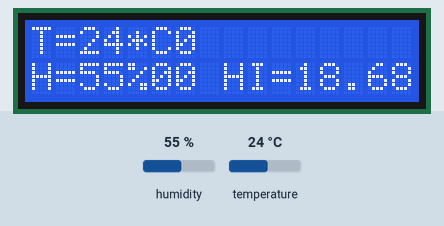
Bench run of a sketch on a simulated Arduino Uno, built with avr-gcc and run on an emulated ATmega328P. Shown: 16×2 character LCD. The inputs (shaded band) are chosen by the test bench; at power-on: humidity 55 %, temperature 24 °C.

Above: at 18.0 s.
18.1 s: humidity set to 22 %
At 21.5 s:
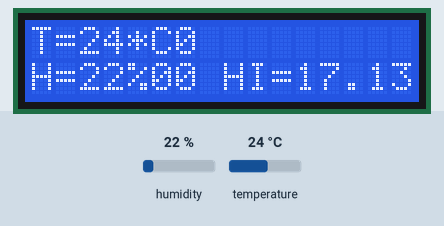
33.1 s: temperature set to 12 °C
At 41.0 s:
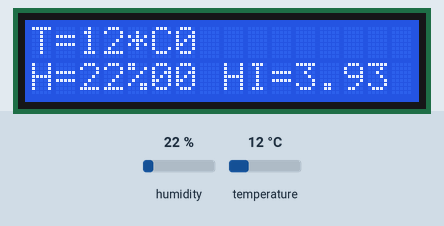
48.1 s: humidity set to 40 %
At 50.7 s:
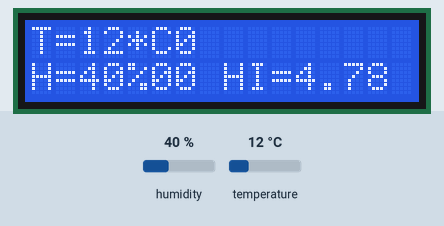
63.1 s: temperature set to 19 °C
At 71.4 s:
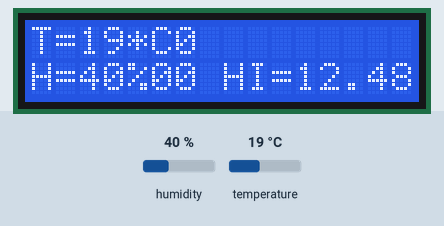
Timing chart, 0 to 72.9 s (numbered marks = the images above; inputs shaded):
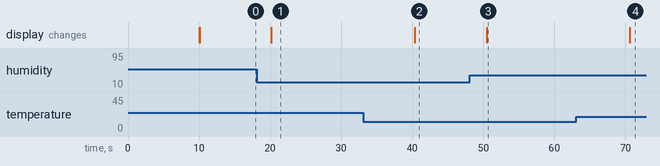

Measured:
- after the input at 18.1 s, the display: changes after 2.1 s (image 1)
- after the input at 33.1 s, the display: changes after 7.3 s (image 2)
- after the input at 48.1 s, the display: changes after 2.4 s (image 3)
- after the input at 63.1 s, the display: changes after 7.5 s (image 4)

The sketch:

s_is_the_code_to_print_DHT_sensor_value_on_the_LCD_screen.tx.ino
```cpp
// DHT11 sensor

#include <DHT.h>
#define DHTPIN 7 // what digital pin we're connected to
#define DHTTYPE DHT11  //DHT 11

// LCD display

#include<LiquidCrystal.h>
LiquidCrystal lcd(12, 11, 5, 4, 3, 2);

DHT dht (DHTPIN,
  DHTTYPE); //Initialize DHT sensor.


void setup() {
  // put your setup code here, to run once:


// Serial.begin(9600);
dht.begin();

}

void
  loop() {
 delay(10000); // Waiting time between measurements

float t
  = dht.readTemperature(); // Read temperature in *C (default)
float h = dht.readHumidity();
  // Read humidity %

float hic = dht.computeHeatIndex(t, h);


/*Serial.print("Temerature:
  ");
Serial.print(t);
Serial.print("*C\  ");
Serial.print("Humidity:
  ");
Serial.print(h);
Serial.print("%\  ");
Serial.print("Heat index:
  ");
Serial.println(hic);
*/


// LCD display

lcd.begin(16,
  2); // display diamensions
lcd.setCursor(0,0);
lcd.print("T=");
lcd.setCursor(2,0);
lcd.print(t);
lcd.setCursor(4,0);
lcd.print("*C");
lcd.setCursor(0,1);
lcd.print("H=");
lcd.setCursor(2,1);
lcd.print(h);
lcd.setCursor(4,1);
lcd.print("%");
lcd.setCursor(8,1);
lcd.print("HI=");
lcd.print(hic);

}
```
